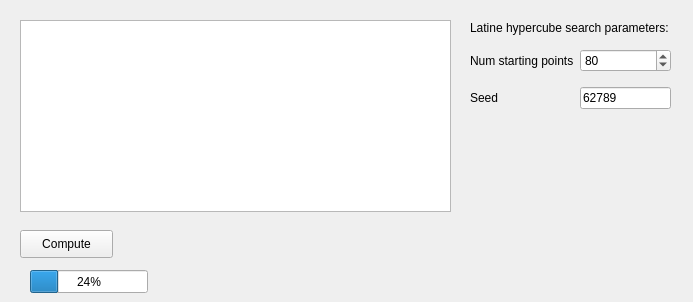
     <widget class="QWidget" name="tab_18">
      <attribute name="title">
       <string>Neighboring Optimization</string>
      </attribute>
      <widget class="QTableView" name="tableView_cross_kriging_neigh_optimization">
       <property name="geometry">
        <rect>
         <x>20</x>
         <y>20</y>
         <width>431</width>
         <height>192</height>
        </rect>
       </property>
      </widget>
      <widget class="QPushButton" name="pushButton_ck_opt">
       <property name="geometry">
        <rect>
         <x>20</x>
         <y>230</y>
         <width>93</width>
         <height>28</height>
        </rect>
       </property>
       <property name="text">
        <string>Compute</string>
       </property>
      </widget>
      <widget class="QProgressBar" name="progressBar_CK_opt">
       <property name="geometry">
        <rect>
         <x>30</x>
         <y>270</y>
         <width>118</width>
         <height>23</height>
        </rect>
       </property>
       <property name="value">
        <number>24</number>
       </property>
      </widget>
      <widget class="QWidget" name="gridLayoutWidget_9">
       <property name="geometry">
        <rect>
         <x>470</x>
         <y>40</y>
         <width>201</width>
         <height>80</height>
        </rect>
       </property>
       <layout class="QGridLayout" name="gridLayout_17">
        <item row="0" column="1">
         <widget class="QSpinBox" name="spinBoxstarting_points">
          <property name="minimum">
           <number>1</number>
          </property>
          <property name="maximum">
           <number>1000</number>
          </property>
          <property name="singleStep">
           <number>10</number>
          </property>
          <property name="value">
           <number>80</number>
          </property>
         </widget>
        </item>
        <item row="1" column="0">
         <widget class="QLabel" name="label_61">
          <property name="text">
           <string>Seed</string>
          </property>
         </widget>
        </item>
        <item row="0" column="0">
         <widget class="QLabel" name="label_53">
          <property name="text">
           <string>Num starting points</string>
          </property>
         </widget>
        </item>
        <item row="1" column="1">
         <widget class="QLineEdit" name="lineEdit_seed">
          <property name="text">
           <string>62789</string>
          </property>
         </widget>
        </item>
       </layout>
      </widget>
      <widget class="QLabel" name="label_54">
       <property name="geometry">
        <rect>
         <x>470</x>
         <y>20</y>
         <width>214</width>
         <height>16</height>
        </rect>
       </property>
       <property name="text">
        <string>Latine hypercube search parameters:</string>
       </property>
      </widget>
     </widget>
